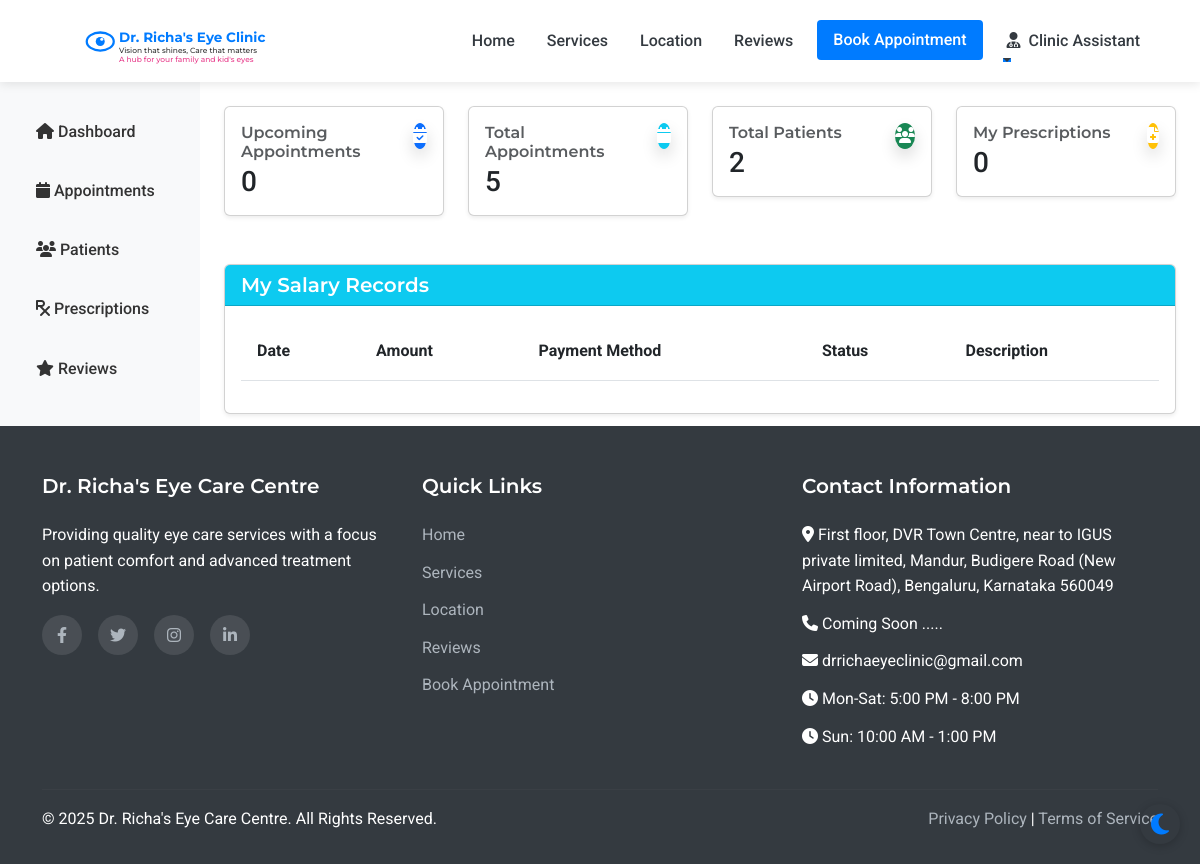
Before: /assistant/dashboard (signed in) with the older database file.
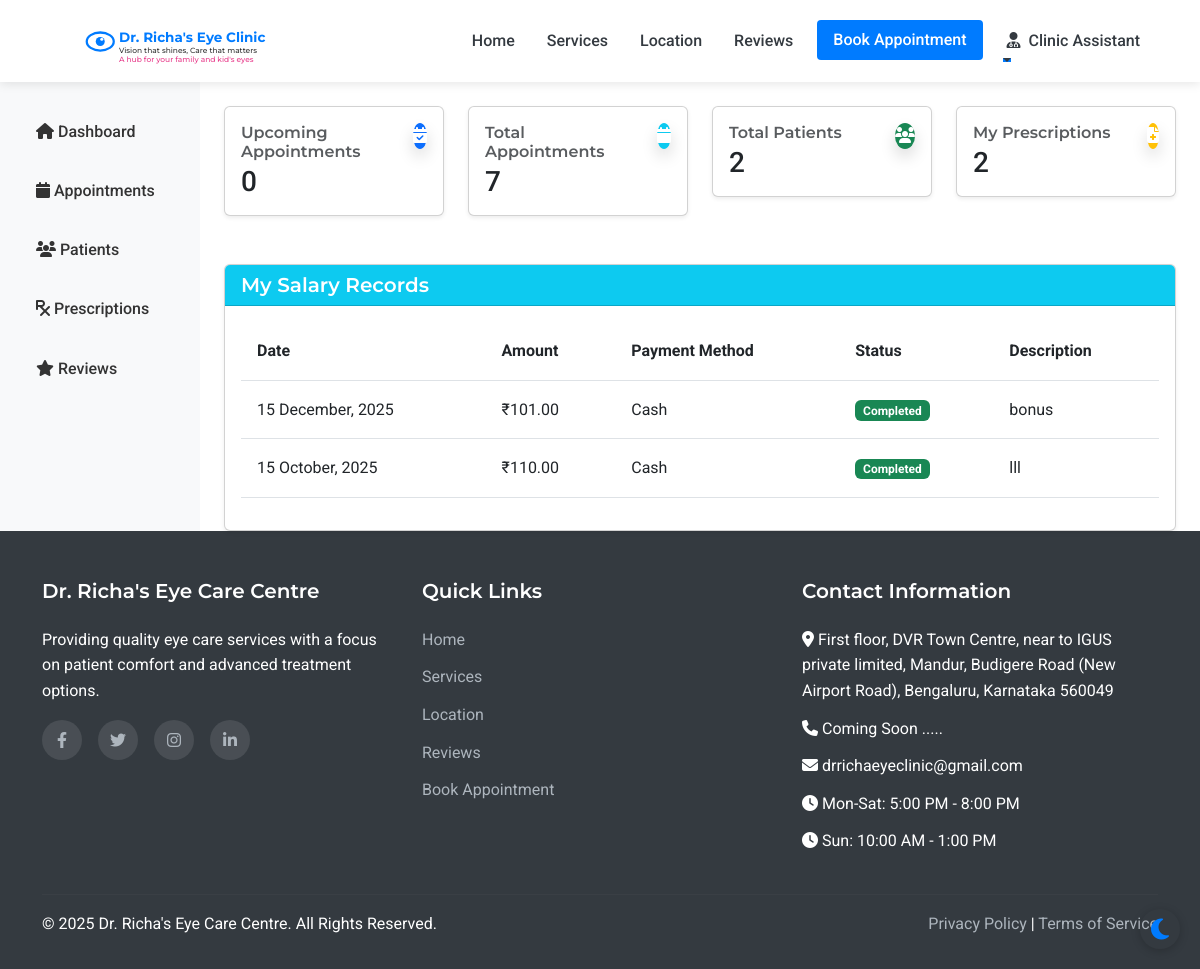
After: the same page with the newer database file.
### models.py (models this page shows, shortened)
class Salary(db.Model):
    id = db.Column(db.Integer, primary_key=True)
    assistant_id = db.Column(db.Integer, db.ForeignKey('assistant.id'), nullable=False)
    amount = db.Column(db.Float, nullable=False)
    payment_date = db.Column(db.Date, nullable=False)
    payment_method = db.Column(db.String(50), nullable=False)  # bank_transfer, cash, stripe, etc.
    transaction_id = db.Column(db.String(100), nullable=True)
    status = db.Column(db.String(20), default='pending')  # pending, completed, failed
    description = db.Column(db.Text, nullable=True)
    created_at = db.Column(db.DateTime, default=datetime.utcnow)

### routes.py (the view, shortened to what this page needs)
@app.route('/assistant/dashboard')
@login_required
def assistant_dashboard():
    if not isinstance(current_user, Assistant):
        flash('You do not have permission to access this page.', 'danger')
        return redirect(url_for('index'))
    try:
        today = datetime.now().date()
        upcoming_appointments = Appointment.query.filter(
            Appointment.appointment_date >= today,
            Appointment.status == 'scheduled'
        ).count()
        total_appointments = Appointment.query.count()
        total_patients = Patient.query.count()
        prescriptions_count = OptometristPrescription.query.filter_by(assistant_id=current_user.id).count()
        salary_records = Salary.query.filter_by(
            assistant_id=current_user.id
        ).order_by(desc(Salary.payment_date)).all()
        return render_template(
            'assistant/optometrist_dashboard.html',
            upcoming_appointments=upcoming_appointments,
            total_appointments=total_appointments,
            total_patients=total_patients,
            prescriptions_count=prescriptions_count,
            salary_records=salary_records
        )
    except Exception as e:
        flash(f'Error loading dashboard: {str(e)}', 'danger')
        return redirect(url_for('index'))

### app.py (called while the page is built)
@login_manager.user_loader
def load_user(user_id):
    from models import Doctor, Assistant, Admin, Patient
    try:
        if user_id.startswith('doctor_'):
            return Doctor.query.get(int(user_id.split('_')[1]))
        elif user_id.startswith('assistant_'):
            return Assistant.query.get(int(user_id.split('_')[1]))
        elif user_id.startswith('admin_'):
            return Admin.query.get(int(user_id.split('_')[1]))
        else:
            return Patient.query.get(int(user_id))
    except (ValueError, AttributeError):
        return None

### routes.py (called while the page is built)
@app.context_processor
def inject_now():
    return {'now': datetime.now()}

### templates/assistant/optometrist_dashboard.html (shortened to what the changed rows need)
{% extends 'layout.html' %}
{% block content %}
<div class="container-fluid">
    <div class="row">
        <main class="col-md-9 ml-sm-auto col-lg-10 px-md-4">
            <div class="row mt-4">
                <div class="col-xl-3 col-sm-6 mb-4">
                    <div class="card shadow-sm">
                        <div class="card-body">
                            <div class="row">
                                <div class="col">
                                    <h6 class="text-muted mb-1">Total Appointments</h6>
                                    <span class="h3 font-weight-bold mb-0">{{ total_appointments }}</span>
                                </div>
                            </div>
                        </div>
                    </div>
                </div>
                <div class="col-xl-3 col-sm-6 mb-4">
                    <div class="card shadow-sm">
                        <div class="card-body">
                            <div class="row">
                                <div class="col">
                                    <h6 class="text-muted mb-1">My Prescriptions</h6>
                                    <span class="h3 font-weight-bold mb-0">{{ prescriptions_count }}</span>
                                </div>
                            </div>
                        </div>
                    </div>
                </div>
            </div>
            <div class="row mt-4">
                <div class="col-12">
                    <div class="card shadow-sm">
                        <div class="card-body">
                            <div class="table-responsive">
                                <table class="table table-hover">
                                    <thead>
                                        <tr>
                                            <th>Date</th>
                                            <th>Amount</th>
                                            <th>Payment Method</th>
                                            <th>Status</th>
                                            <th>Description</th>
                                        </tr>
                                    </thead>
                                    <tbody>
                                        {% for salary in salary_records %}
                                        <tr>
                                            <td>{{ salary.payment_date.strftime('%d %B, %Y') }}</td>
                                            <td>₹{{ "%.2f"|format(salary.amount) }}</td>
                                            <td>{{ salary.payment_method|title }}</td>
                                            <td>
                                                <span class="badge {% if salary.status == 'completed' %}bg-success{% else %}bg-warning{% endif %}">
                                                    {{ salary.status|title }}
                                                </span>
                                            </td>
                                            <td>{{ salary.description or 'N/A' }}</td>
                                        </tr>
                                        {% endfor %}
                                    </tbody>
                                </table>
                            </div>
                        </div>
                    </div>
                </div>
            </div>
        </main>
    </div>
</div>
{% endblock %}

Changed rows visible on the page:
added Salary: payment_date "15 December, 2025", amount "101.00", payment_method "Cash", status "Completed", description "bonus"
added Salary: payment_date "15 October, 2025", amount "110.00", payment_method "Cash", status "Completed", description "lll"
Other visible differences:
{{ total_appointments }}: "5" → "7"
{{ prescriptions_count }}: "0" → "2"
